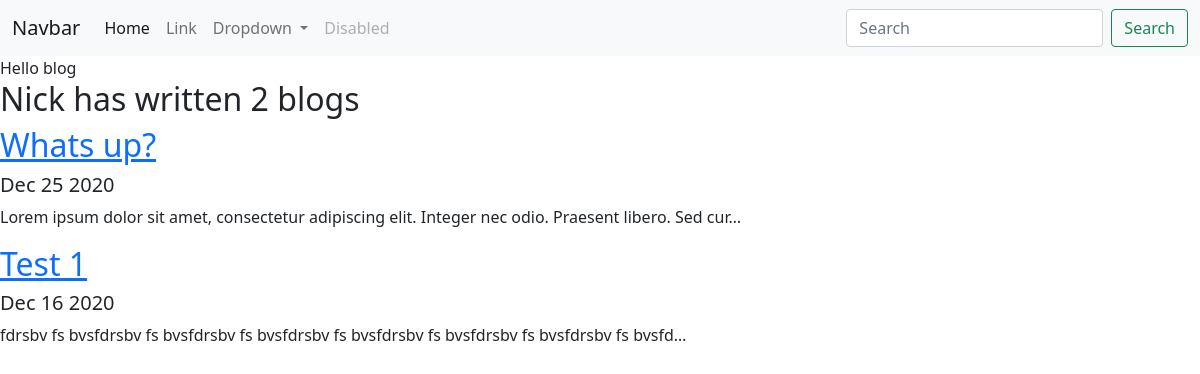
Screenshot of /blog/ with the database file from the repository.
### blog/models.py (models this page shows, shortened)
class Blog(models.Model):
	title = models.CharField(max_length=100)
	description = models.TextField()
	date = models.DateField()

### blog/views.py (the view)
# urls.py: path('', views.all_blogs, name ='all_blogs'),
def all_blogs(request):
	blogs = Blog.objects.order_by('-date')
	return render (request, 'blog/all_blogs.html', {'blogs':blogs})

### blog/templates/blog/all_blogs.html
{% extends 'portfolio/base.html' %}
{% block content %}
Hello blog
<h2>Nick has written {{blogs.count}} blog{{blogs.count|pluralize}}</h2>
{% for blog in blogs %}
<a href="{% url 'blog:detail' blog.id %}"> <h2>{{blog.title}}</h2> </a>
<h5>{{blog.date |date:'M d Y' }}</h5>
<p>{{blog.description|striptags|truncatechars:100}}</p>
{% endfor %}
{% endblock %}

### portfolio/templates/portfolio/base.html (shortened to what this page needs)
<!doctype html>
<html lang="en">
  <head>
    <link href="https://cdn.jsdelivr.net/npm/bootstrap@5.0.0-beta1/dist/css/bootstrap.min.css" rel="stylesheet">
  </head>
  <body>
<nav class="navbar navbar-expand-lg navbar-light bg-light">
  <div class="container-fluid">
    <a class="navbar-brand" href="#">Navbar</a>
    <div class="collapse navbar-collapse" id="navbarSupportedContent">
      <ul class="navbar-nav me-auto mb-2 mb-lg-0">
        <li class="nav-item">
          <a class="nav-link active" aria-current="page" href="#">Home</a>
        </li>
        <li class="nav-item">
          <a class="nav-link" href="#">Link</a>
        </li>
        <li class="nav-item dropdown">
          <a class="nav-link dropdown-toggle" href="#" id="navbarDropdown" role="button" data-bs-toggle="dropdown" aria-expanded="false">
            Dropdown
          </a>
        </li>
        <li class="nav-item">
          <a class="nav-link disabled" href="#" tabindex="-1" aria-disabled="true">Disabled</a>
        </li>
      </ul>
      <form class="d-flex">
        <input class="form-control me-2" type="search" placeholder="Search" aria-label="Search">
        <button class="btn btn-outline-success" type="submit">Search</button>
      </form>
    </div>
  </div>
</nav>
{% block content %} {% endblock %}
  </body>
</html>

### rows the page displays
Blog: title "Whats up?", date "Dec 25 2020", description "Lorem ipsum dolor sit amet, consectetur adipiscing elit. Integer nec odio. Praesent libero. Sed cur…"
Blog: title "Test 1", date "Dec 16 2020", description "fdrsbv fs bvsfdrsbv fs bvsfdrsbv fs bvsfdrsbv fs bvsfdrsbv fs bvsfdrsbv fs bvsfdrsbv fs bvsfd…"

### other values shown
{{ blogs.count }} "2"
